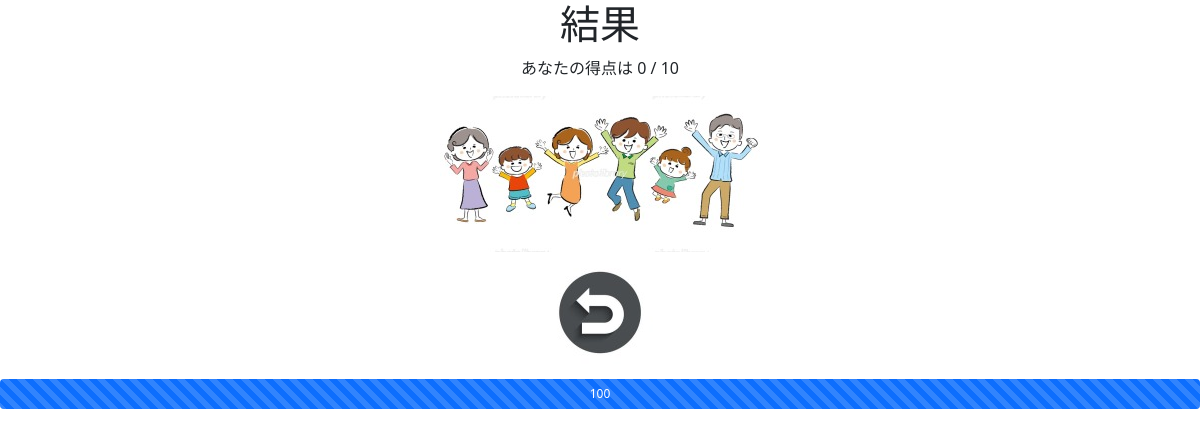
The page /templates/result on the database as committed earlier.
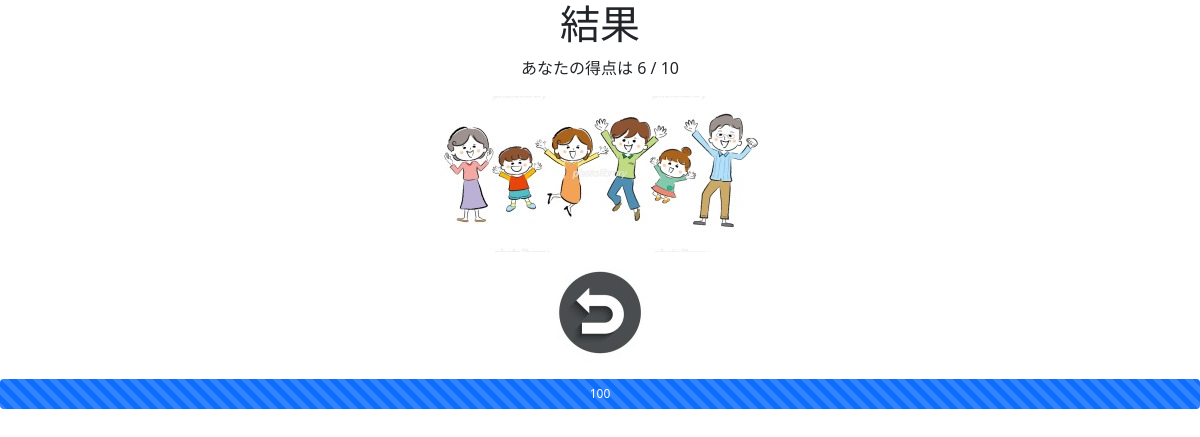
The same page on the database as committed later.
### game/models.py (models this page shows, shortened)
class Score(models.Model):
    score = models.IntegerField(default=0)

### game/views.py (the view)
# urls.py: path('templates/result', views.move_to_result, name='move_to_result'),
def move_to_result(request):
    try:
        score = Score.objects.get(pk=1)
    except Score.DoesNotExist:
        score = Score(score=0)
        score.save()
    if request.method=='POST':
        ans = request.POST['answer']
        if (ans == 'correct'):
            score.increment()
    context = { 'score':score }
    return render(request, "game/quiz_result.html", context)

### game/templates/game/quiz_result.html (shortened to what this page needs)
<!DOCTYPE html>
{% load static %}
<html lang="ja">
<head>
    <link rel="stylesheet" type="text/css" href="../../static/css/bootstrap.min.css"/>
</head>
<body>
    <div style="text-align:center">
        <h1>結果</h1>
        <p>あなたの得点は {{ score.score }} / 10</p>
        <image src="{% static 'image/happy.png' %}">
        <form action="{% url 'index' %}" method="post">
            <input type="image" src="{% static 'image/back.png' %}" name="start_button">
        </form>
    </div>
    <div class="progress" style="height: 30px;">
        <div class="progress-bar progress-bar-striped progress-bar-animated" role="progressbar" aria-label="アニメーションストライプ" aria-valuenow="100" aria-valuemin="0" aria-valuemax="100" style="width: 100%">100</div>
    </div>
</body>
</html>

Rows that differ between the two databases and show on the page:
changed Score: score "0" → "6"
